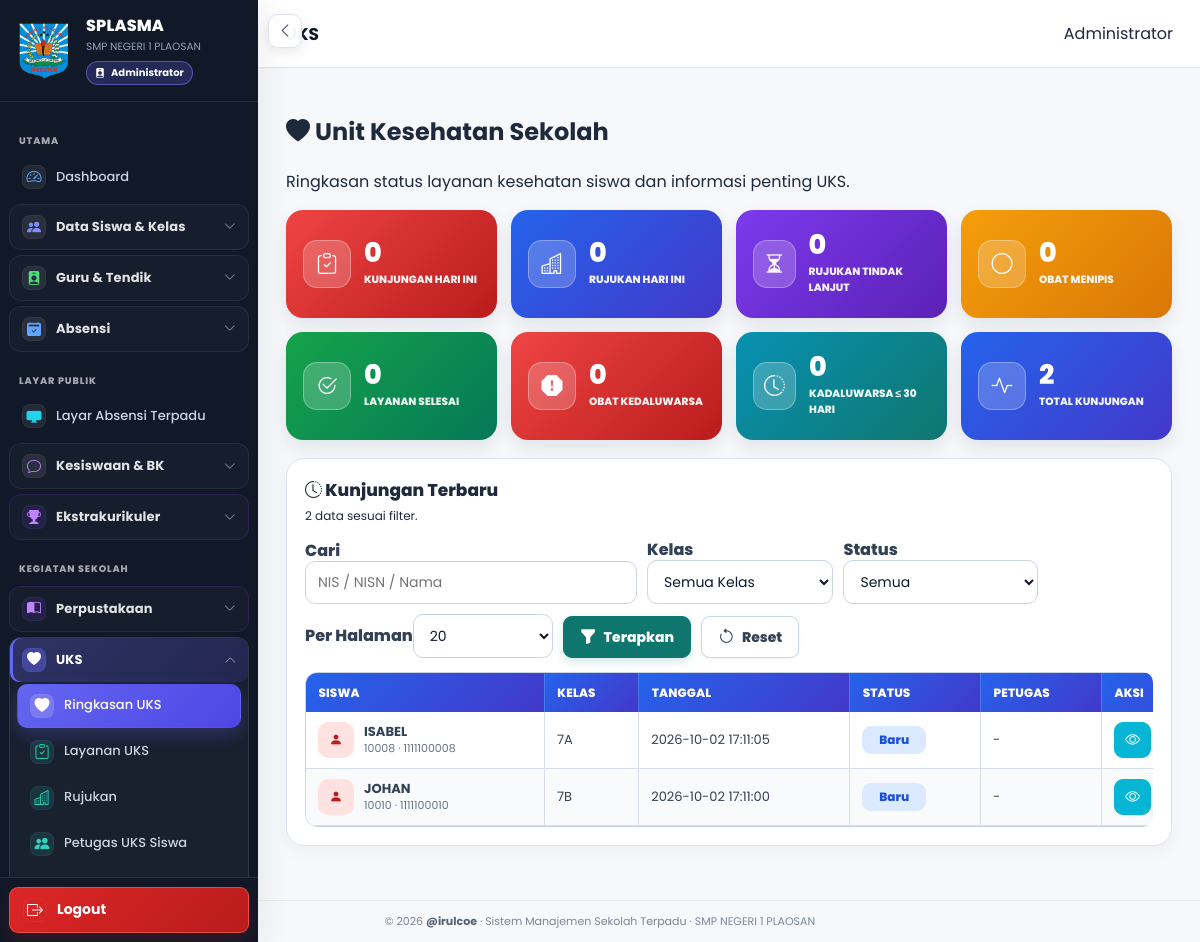
The page /uks/index.php (signed in) on the database its author committed.
### tables this page shows
CREATE TABLE `profil_sekolah` (
  `id` bigint(20) UNSIGNED NOT NULL,
  `nama_sekolah` varchar(200) NOT NULL,
  `npsn` varchar(30) DEFAULT NULL,
  `nss` varchar(30) DEFAULT NULL,
  `jenjang` varchar(50) DEFAULT NULL,
  `status_sekolah` varchar(50) DEFAULT NULL,
  `alamat` text DEFAULT NULL,
  `desa` varchar(100) DEFAULT NULL,
  `kecamatan` varchar(100) DEFAULT NULL,
  `kabupaten` varchar(100) DEFAULT NULL,
  `provinsi` varchar(100) DEFAULT NULL,
  `kode_pos` varchar(10) DEFAULT NULL,
  `telepon` varchar(50) DEFAULT NULL,
  `email` varchar(150) DEFAULT NULL,
  `website` varchar(200) DEFAULT NULL,
  `logo` varchar(255) DEFAULT NULL,
  `foto` varchar(255) DEFAULT NULL,
  `nama_kepala` varchar(200) DEFAULT NULL,
  `nip_kepala` varchar(50) DEFAULT NULL,
  `created_at` timestamp NULL DEFAULT current_timestamp(),
  `updated_at` timestamp NULL DEFAULT current_timestamp() ON UPDATE current_timestamp()
);

CREATE TABLE `uks_kunjungan` (
  `id` bigint(20) UNSIGNED NOT NULL,
  `siswa_id` bigint(20) UNSIGNED NOT NULL,
  `tahun_pelajaran_id` bigint(20) UNSIGNED DEFAULT NULL,
  `kelas_id` bigint(20) UNSIGNED DEFAULT NULL,
  `tanggal` date NOT NULL,
  `waktu` time DEFAULT NULL,
  `nomor_antrian` int(10) UNSIGNED DEFAULT NULL,
  `waktu_mulai` time DEFAULT NULL,
  `waktu_selesai` time DEFAULT NULL,
  `metode` enum('QR','USB','MANUAL') NOT NULL DEFAULT 'MANUAL',
  `petugas_id` bigint(20) UNSIGNED DEFAULT NULL,
  `status` enum('baru','ditangani','selesai','batal') NOT NULL DEFAULT 'baru',
  `jenis_layanan` varchar(50) DEFAULT NULL,
  `keluhan` text DEFAULT NULL,
  `hasil_pemeriksaan` text DEFAULT NULL,
  `tindakan` text DEFAULT NULL,
  `obat` text DEFAULT NULL,
  `rujukan` text DEFAULT NULL,
  `catatan` text DEFAULT NULL,
  `created_at` timestamp NULL DEFAULT current_timestamp(),
  `updated_at` timestamp NULL DEFAULT current_timestamp() ON UPDATE current_timestamp()
);

CREATE TABLE `siswa` (
  `id` bigint(20) UNSIGNED NOT NULL,
  `nis` varchar(30) NOT NULL,
  `nisn` varchar(30) DEFAULT NULL,
  `nama` varchar(150) NOT NULL,
  `jk` enum('L','P') DEFAULT NULL,
  `no_hp` varchar(30) DEFAULT NULL,
  `kode_qr` varchar(50) NOT NULL,
  `status` enum('aktif','lulus','pindah','keluar','nonaktif') NOT NULL DEFAULT 'aktif',
  `created_at` timestamp NULL DEFAULT current_timestamp(),
  `updated_at` timestamp NULL DEFAULT current_timestamp() ON UPDATE current_timestamp()
);

CREATE TABLE `master_kelas` (
  `id` bigint(20) UNSIGNED NOT NULL,
  `nama` varchar(20) NOT NULL,
  `tingkat` tinyint(3) UNSIGNED NOT NULL,
  `urutan` int(11) NOT NULL DEFAULT 0,
  `aktif` tinyint(1) NOT NULL DEFAULT 1,
  `created_at` timestamp NULL DEFAULT current_timestamp(),
  `updated_at` timestamp NULL DEFAULT current_timestamp() ON UPDATE current_timestamp()
);

### uks/index.php (the view, shortened to what the rows shown need)
<?php
require_once __DIR__ . '/../includes/auth.php';
require_once __DIR__ . '/_helper.php';
$perPageInput=(int)($_GET['per_page']??20);
$perPage=in_array($perPageInput,[10,20,50,100],true)?$perPageInput:20;
$page=max(1,(int)($_GET['page']??1));
$where=['1=1'];$params=[];
$count=$pdo->prepare("SELECT COUNT(*) FROM uks_kunjungan uk JOIN siswa s ON s.id=uk.siswa_id WHERE ".implode(' AND ',$where));$count->execute($params);$total=(int)$count->fetchColumn();
$pages=max(1,(int)ceil($total/max(1,$perPage)));if($page>$pages)$page=$pages;$offset=($page-1)*$perPage;
$sql="SELECT uk.id,uk.tanggal,uk.waktu,uk.status,uk.keluhan,s.nis,s.nisn,s.nama,mk.nama AS kelas,g.nama AS petugas
 FROM uks_kunjungan uk JOIN siswa s ON s.id=uk.siswa_id
 LEFT JOIN guru g ON g.id=uk.petugas_id
 LEFT JOIN master_kelas mk ON mk.id=uk.kelas_id
 WHERE ".implode(' AND ',$where)." ORDER BY uk.tanggal DESC,uk.waktu DESC,uk.id DESC LIMIT $perPage OFFSET $offset";
$st=$pdo->prepare($sql);$st->execute($params);$rows=$st->fetchAll();
$page_title='UKS';require_once __DIR__.'/../layouts/header.php';require_once __DIR__.'/../layouts/sidebar.php';
?>
<main class="main uks-module-page"><header class="topbar"><div class="topbar-title">UKS</div><div class="topbar-user"><?=e(user_name())?></div></header><section class="content">
<div class="uks-hub"><h1><i class="bi bi-heart-pulse-fill"></i> Unit Kesehatan Sekolah</h1><p>Ringkasan status layanan kesehatan siswa dan informasi penting UKS.</p></div>
<div class="uks-panel uks-table"><div class="uks-head"><div><h2><i class="bi bi-clock-history"></i> Kunjungan Terbaru</h2></div></div><div class="table-responsive" style="margin-top:14px"><table class="data-table"><thead><tr><th>Siswa</th><th>Kelas</th><th>Tanggal</th><th>Status</th><th>Petugas</th><th>Aksi</th></tr></thead><tbody><?php if(!$rows):?><tr><td colspan="6" class="empty-state">Belum ada kunjungan.</td></tr><?php else:foreach($rows as $r):?><tr><td><div class="student"><div class="avatar"><i class="bi bi-person-fill"></i></div><div><strong><?=e($r['nama'])?></strong><div class="meta"><?=e($r['nis'])?><?=!empty($r['nisn'])?' · '.e($r['nisn']):''?></div></div></div></td><td><?=e($r['kelas']??'-')?></td><td><?=e($r['tanggal'])?><?=!empty($r['waktu'])?' '.e($r['waktu']):''?></td><td><span class="badge <?=e($r['status'])?>"><?=e(ucfirst($r['status']))?></span></td><td><?=e($r['petugas']??'-')?></td><td style="white-space:nowrap"><a class="btn btn-sm btn-secondary" title="Detail" href="<?=BASE_URL?>uks/kunjungan_detail.php?id=<?=$r['id']?>"><i class="bi bi-eye"></i></a></td></tr><?php endforeach;endif;?></tbody></table></div></div>
</div></section></main><?php require_once __DIR__.'/../layouts/footer.php';

### layouts/sidebar.php (shortened to what the rows shown need)
<?php $sidebar_role_class = 'sidebar-role-' . preg_replace('/[^a-z0-9_-]/i', '', (string)user_role()); ?>
<aside id="globalSidebar" class="sidebar <?= e($sidebar_role_class) ?>" aria-label="Navigasi utama">
    <div class="sidebar-brand">
        <?php if (!empty($school_profile['logo'])): ?>
            <img src="<?= e(school_logo_url($pdo)) ?>" alt="Logo Sekolah" class="sidebar-logo">
        <?php endif; ?>
        <div class="sidebar-brand-info">
            <div class="sidebar-brand-title">SPLASMA</div>
            <small><?= e($school_profile['nama_sekolah']) ?></small>
            <div class="sidebar-role-badge">
                <i class="bi bi-person-badge-fill" aria-hidden="true"></i>
                <span><?= e(sidebar_role_label()) ?></span>
            </div>
        </div>
    </div>
</aside>

### rows shown on the page
profil_sekolah: logo (picture), nama_sekolah "SMP NEGERI 1 PLAOSAN"
uks_kunjungan: siswa.nama "ISABEL", siswa.nis "10008", siswa.nisn "1111100008", kelas.nama "7A", tanggal "2026-10-02", waktu "17:11:05", status "Baru", petugas "-"
uks_kunjungan: siswa.nama "JOHAN", siswa.nis "10010", siswa.nisn "1111100010", kelas.nama "7B", tanggal "2026-10-02", waktu "17:11:00", status "Baru", petugas "-"

### other values the page prints
sidebar_role_label() "Administrator"
$label "Dashboard Layar Absensi Terpadu Ringkasan UKS Layanan UKS Rujukan Petugas UKS Siswa"
$label "Data Siswa & Kelas Guru & Tendik Absensi Kesiswaan & BK Ekstrakurikuler Perpustakaan UKS"
user_name() "Administrator"
$stats['hari_ini'] "0"
$stats['rujukan_hari_ini'] "0"
$stats['rujukan_pending'] "0"
$stats['obat_menipis'] "0"
$stats['selesai'] "0"
$stats['obat_kadaluarsa'] "0"
$stats['obat_30hari'] "0"
$stats['kunjungan'] "2"
$total "2"
APP_NAME "Sistem Manajemen Sekolah Terpadu"
NAMA_SEKOLAH "SMP NEGERI 1 PLAOSAN"
